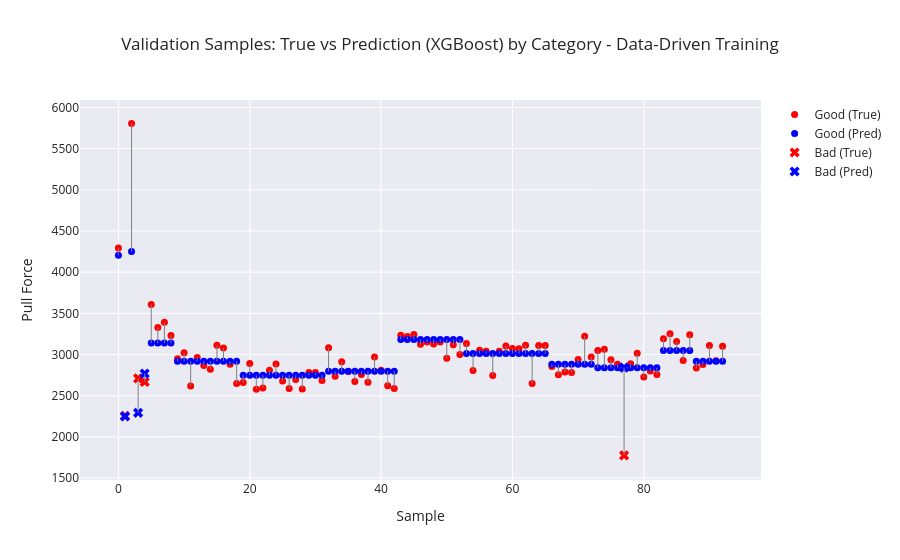

Notebook code cell kept with this figure:
### Markdown cell above
# Check Validation Data

### Code cell
# Category array (must be aligned with y_dev)
categories = dev_df.groupby("Sample ID")["Category"].first().values

plot_visualizer(
    true_vals=y_dev,
    pred_vals=predictions,
    categories=categories,
    title=f"Validation Samples: True vs Prediction ({model_name}) by Category - Data-Driven Training"
)

### Figure 1 — Plotly figure (JSON) as saved in the notebook; plotly's stock layout.template omitted (floating-point values rounded to 4 significant figures)
{"data": [{"marker": {"color": "red", "size": 7, "symbol": "circle"}, "mode": "markers", "name": "Good (True)", "type": "scatter", "x": [0, 2, 5, 6, 7, 8, 9, 10, 11, 12, 13, 14, 15, 16, 17, 18, 19, 20, 21, 22, 23, 24, 25, 26, 27, 28, 29, 30, 31, 32, 33, 34, 35, 36, 37, 38, 39, 40, 41, 42, 43, 44, 45, 46, 47, 48, 49, 50, 51, 52, 53, 54, 55, 56, 57, 58, 59, 60, 61, 62, 63, 64, 65, 66, 67, 68, 69, 70, 71, 72, 73, 74, 75, 76, 78, 79, 80, 81, 82, 83, 84, 85, 86, 87, 88, 89, 90, 91, 92], "y": [4294.0, 5806.0, 3608.0, 3328.0, 3392.0, 3232.0, 2948.0, 3022.0, 2618.0, 2964.0, 2867.0, 2820.0, 3112.0, 3078.0, 2882.0, 2647.0, 2659.0, 2891.0, 2578.0, 2594.0, 2810.0, 2884.0, 2680.0, 2587.0, 2696.0, 2582.0, 2782.0, 2782.0, 2686.0, 3081.0, 2738.0, 2913.0, 2796.0, 2674.0, 2758.0, 2664.0, 2969.0, 2809.0, 2620.0, 2588.0, 3233.0, 3218.0, 3242.0, 3124.0, 3152.0, 3129.0, 3151.0, 2953.0, 3117.0, 3002.0, 3135.0, 2807.0, 3051.0, 3040.0, 2746.0, 3040.0, 3105.0, 3074.0, 3069.0, 3113.0, 2648.0, 3108.0, 3110.0, 2854.0, 2754.0, 2787.0, 2781.0, 2940.0, 3223.0, 2969.0, 3050.0, 3064.0, 2937.0, 2883.0, 2889.0, 3015.0, 2727.0, 2800.0, 2757.0, 3192.0, 3254.0, 3158.0, 2928.0, 3241.0, 2835.0, 2879.0, 3110.0, 2925.0, 3100.0]}, {"marker": {"color": "blue", "size": 7, "symbol": "circle"}, "mode": "markers", "name": "Good (Pred)", "type": "scatter", "x": [0, 2, 5, 6, 7, 8, 9, 10, 11, 12, 13, 14, 15, 16, 17, 18, 19, 20, 21, 22, 23, 24, 25, 26, 27, 28, 29, 30, 31, 32, 33, 34, 35, 36, 37, 38, 39, 40, 41, 42, 43, 44, 45, 46, 47, 48, 49, 50, 51, 52, 53, 54, 55, 56, 57, 58, 59, 60, 61, 62, 63, 64, 65, 66, 67, 68, 69, 70, 71, 72, 73, 74, 75, 76, 78, 79, 80, 81, 82, 83, 84, 85, 86, 87, 88, 89, 90, 91, 92], "y": [4206.0, 4250.0, 3139.0, 3139.0, 3139.0, 3139.0, 2919.0, 2919.0, 2919.0, 2919.0, 2919.0, 2919.0, 2919.0, 2919.0, 2919.0, 2919.0, 2750.0, 2750.0, 2750.0, 2750.0, 2750.0, 2750.0, 2750.0, 2750.0, 2750.0, 2750.0, 2750.0, 2750.0, 2750.0, 2797.0, 2797.0, 2797.0, 2797.0, 2797.0, 2797.0, 2797.0, 2797.0, 2797.0, 2797.0, 2797.0, 3183.0, 3183.0, 3183.0, 3183.0, 3183.0, 3183.0, 3183.0, 3183.0, 3183.0, 3183.0, 3014.0, 3014.0, 3014.0, 3014.0, 3014.0, 3014.0, 3014.0, 3014.0, 3014.0, 3014.0, 3014.0, 3014.0, 3014.0, 2881.0, 2881.0, 2881.0, 2881.0, 2881.0, 2881.0, 2881.0, 2841.0, 2841.0, 2841.0, 2841.0, 2841.0, 2841.0, 2841.0, 2841.0, 2841.0, 3050.0, 3050.0, 3050.0, 3050.0, 3050.0, 2919.0, 2919.0, 2919.0, 2919.0, 2919.0]}, {"marker": {"color": "red", "size": 9, "symbol": "x"}, "mode": "markers", "name": "Bad (True)", "type": "scatter", "x": [1, 3, 4, 77], "y": [2255.0, 2710.0, 2667.0, 1776.0]}, {"marker": {"color": "blue", "size": 9, "symbol": "x"}, "mode": "markers", "name": "Bad (Pred)", "type": "scatter", "x": [1, 3, 4, 77], "y": [2249.0, 2292.0, 2769.0, 2841.0]}, {"marker": {"color": "red", "size": 9, "symbol": "triangle-up"}, "mode": "markers", "name": "Explode (True)", "type": "scatter", "x": [], "y": []}, {"marker": {"color": "blue", "size": 9, "symbol": "triangle-up"}, "mode": "markers", "name": "Explode (Pred)", "type": "scatter", "x": [], "y": []}, {"line": {"color": "gray", "width": 1}, "mode": "lines", "showlegend": false, "type": "scatter", "x": [0, 0], "y": [4294.0, 4206.0]}, {"line": {"color": "gray", "width": 1}, "mode": "lines", "showlegend": false, "type": "scatter", "x": [1, 1], "y": [2255.0, 2249.0]}, {"line": {"color": "gray", "width": 1}, "mode": "lines", "showlegend": false, "type": "scatter", "x": [2, 2], "y": [5806.0, 4250.0]}, {"line": {"color": "gray", "width": 1}, "mode": "lines", "showlegend": false, "type": "scatter", "x": [3, 3], "y": [2710.0, 2292.0]}, {"line": {"color": "gray", "width": 1}, "mode": "lines", "showlegend": false, "type": "scatter", "x": [4, 4], "y": [2667.0, 2769.0]}, {"line": {"color": "gray", "width": 1}, "mode": "lines", "showlegend": false, "type": "scatter", "x": [5, 5], "y": [3608.0, 3139.0]}, {"line": {"color": "gray", "width": 1}, "mode": "lines", "showlegend": false, "type": "scatter", "x": [6, 6], "y": [3328.0, 3139.0]}, {"line": {"color": "gray", "width": 1}, "mode": "lines", "showlegend": false, "type": "scatter", "x": [7, 7], "y": [3392.0, 3139.0]}, {"line": {"color": "gray", "width": 1}, "mode": "lines", "showlegend": false, "type": "scatter", "x": [8, 8], "y": [3232.0, 3139.0]}, {"line": {"color": "gray", "width": 1}, "mode": "lines", "showlegend": false, "type": "scatter", "x": [9, 9], "y": [2948, 2919.0]}, {"line": {"color": "gray", "width": 1}, "mode": "lines", "showlegend": false, "type": "scatter", "x": [10, 10], "y": [3022.0, 2919.0]}, {"line": {"color": "gray", "width": 1}, "mode": "lines", "showlegend": false, "type": "scatter", "x": [11, 11], "y": [2618.0, 2919.0]}, {"line": {"color": "gray", "width": 1}, "mode": "lines", "showlegend": false, "type": "scatter", "x": [12, 12], "y": [2964.0, 2919.0]}, {"line": {"color": "gray", "width": 1}, "mode": "lines", "showlegend": false, "type": "scatter", "x": [13, 13], "y": [2867.0, 2919.0]}, {"line": {"color": "gray", "width": 1}, "mode": "lines", "showlegend": false, "type": "scatter", "x": [14, 14], "y": [2820.0, 2919.0]}, {"line": {"color": "gray", "width": 1}, "mode": "lines", "showlegend": false, "type": "scatter", "x": [15, 15], "y": [3112.0, 2919.0]}, {"line": {"color": "gray", "width": 1}, "mode": "lines", "showlegend": false, "type": "scatter", "x": [16, 16], "y": [3078.0, 2919.0]}, {"line": {"color": "gray", "width": 1}, "mode": "lines", "showlegend": false, "type": "scatter", "x": [17, 17], "y": [2882.0, 2919.0]}, {"line": {"color": "gray", "width": 1}, "mode": "lines", "showlegend": false, "type": "scatter", "x": [18, 18], "y": [2647.0, 2919.0]}, {"line": {"color": "gray", "width": 1}, "mode": "lines", "showlegend": false, "type": "scatter", "x": [19, 19], "y": [2659.0, 2750.0]}, {"line": {"color": "gray", "width": 1}, "mode": "lines", "showlegend": false, "type": "scatter", "x": [20, 20], "y": [2891.0, 2750.0]}, {"line": {"color": "gray", "width": 1}, "mode": "lines", "showlegend": false, "type": "scatter", "x": [21, 21], "y": [2578.0, 2750.0]}, {"line": {"color": "gray", "width": 1}, "mode": "lines", "showlegend": false, "type": "scatter", "x": [22, 22], "y": [2594, 2750.0]}, {"line": {"color": "gray", "width": 1}, "mode": "lines", "showlegend": false, "type": "scatter", "x": [23, 23], "y": [2810.0, 2750.0]}, {"line": {"color": "gray", "width": 1}, "mode": "lines", "showlegend": false, "type": "scatter", "x": [24, 24], "y": [2884.0, 2750.0]}, {"line": {"color": "gray", "width": 1}, "mode": "lines", "showlegend": false, "type": "scatter", "x": [25, 25], "y": [2680.0, 2750.0]}, {"line": {"color": "gray", "width": 1}, "mode": "lines", "showlegend": false, "type": "scatter", "x": [26, 26], "y": [2587.0, 2750.0]}, {"line": {"color": "gray", "width": 1}, "mode": "lines", "showlegend": false, "type": "scatter", "x": [27, 27], "y": [2696.0, 2750.0]}, {"line": {"color": "gray", "width": 1}, "mode": "lines", "showlegend": false, "type": "scatter", "x": [28, 28], "y": [2582, 2750.0]}, {"line": {"color": "gray", "width": 1}, "mode": "lines", "showlegend": false, "type": "scatter", "x": [29, 29], "y": [2782.0, 2750.0]}, {"line": {"color": "gray", "width": 1}, "mode": "lines", "showlegend": false, "type": "scatter", "x": [30, 30], "y": [2782.0, 2750.0]}, {"line": {"color": "gray", "width": 1}, "mode": "lines", "showlegend": false, "type": "scatter", "x": [31, 31], "y": [2686.0, 2750.0]}, {"line": {"color": "gray", "width": 1}, "mode": "lines", "showlegend": false, "type": "scatter", "x": [32, 32], "y": [3081.0, 2797.0]}, {"line": {"color": "gray", "width": 1}, "mode": "lines", "showlegend": false, "type": "scatter", "x": [33, 33], "y": [2738.0, 2797.0]}, {"line": {"color": "gray", "width": 1}, "mode": "lines", "showlegend": false, "type": "scatter", "x": [34, 34], "y": [2913.0, 2797.0]}, {"line": {"color": "gray", "width": 1}, "mode": "lines", "showlegend": false, "type": "scatter", "x": [35, 35], "y": [2796.0, 2797.0]}, {"line": {"color": "gray", "width": 1}, "mode": "lines", "showlegend": false, "type": "scatter", "x": [36, 36], "y": [2674.0, 2797.0]}, {"line": {"color": "gray", "width": 1}, "mode": "lines", "showlegend": false, "type": "scatter", "x": [37, 37], "y": [2758.0, 2797.0]}, {"line": {"color": "gray", "width": 1}, "mode": "lines", "showlegend": false, "type": "scatter", "x": [38, 38], "y": [2664.0, 2797.0]}, {"line": {"color": "gray", "width": 1}, "mode": "lines", "showlegend": false, "type": "scatter", "x": [39, 39], "y": [2969, 2797.0]}, {"line": {"color": "gray", "width": 1}, "mode": "lines", "showlegend": false, "type": "scatter", "x": [40, 40], "y": [2809.0, 2797.0]}, {"line": {"color": "gray", "width": 1}, "mode": "lines", "showlegend": false, "type": "scatter", "x": [41, 41], "y": [2620.0, 2797.0]}, {"line": {"color": "gray", "width": 1}, "mode": "lines", "showlegend": false, "type": "scatter", "x": [42, 42], "y": [2588, 2797.0]}, {"line": {"color": "gray", "width": 1}, "mode": "lines", "showlegend": false, "type": "scatter", "x": [43, 43], "y": [3233.0, 3183.0]}, {"line": {"color": "gray", "width": 1}, "mode": "lines", "showlegend": false, "type": "scatter", "x": [44, 44], "y": [3218.0, 3183.0]}, {"line": {"color": "gray", "width": 1}, "mode": "lines", "showlegend": false, "type": "scatter", "x": [45, 45], "y": [3242.0, 3183.0]}, {"line": {"color": "gray", "width": 1}, "mode": "lines", "showlegend": false, "type": "scatter", "x": [46, 46], "y": [3124.0, 3183.0]}, {"line": {"color": "gray", "width": 1}, "mode": "lines", "showlegend": false, "type": "scatter", "x": [47, 47], "y": [3152, 3183.0]}, {"line": {"color": "gray", "width": 1}, "mode": "lines", "showlegend": false, "type": "scatter", "x": [48, 48], "y": [3129.0, 3183.0]}, {"line": {"color": "gray", "width": 1}, "mode": "lines", "showlegend": false, "type": "scatter", "x": [49, 49], "y": [3151.0, 3183.0]}, {"line": {"color": "gray", "width": 1}, "mode": "lines", "showlegend": false, "type": "scatter", "x": [50, 50], "y": [2953.0, 3183.0]}, {"line": {"color": "gray", "width": 1}, "mode": "lines", "showlegend": false, "type": "scatter", "x": [51, 51], "y": [3117.0, 3183.0]}, {"line": {"color": "gray", "width": 1}, "mode": "lines", "showlegend": false, "type": "scatter", "x": [52, 52], "y": [3002.0, 3183.0]}, {"line": {"color": "gray", "width": 1}, "mode": "lines", "showlegend": false, "type": "scatter", "x": [53, 53], "y": [3135.0, 3014.0]}, {"line": {"color": "gray", "width": 1}, "mode": "lines", "showlegend": false, "type": "scatter", "x": [54, 54], "y": [2807.0, 3014.0]}, {"line": {"color": "gray", "width": 1}, "mode": "lines", "showlegend": false, "type": "scatter", "x": [55, 55], "y": [3051.0, 3014.0]}, {"line": {"color": "gray", "width": 1}, "mode": "lines", "showlegend": false, "type": "scatter", "x": [56, 56], "y": [3040.0, 3014.0]}, {"line": {"color": "gray", "width": 1}, "mode": "lines", "showlegend": false, "type": "scatter", "x": [57, 57], "y": [2746.0, 3014.0]}, {"line": {"color": "gray", "width": 1}, "mode": "lines", "showlegend": false, "type": "scatter", "x": [58, 58], "y": [3040.0, 3014.0]}, {"line": {"color": "gray", "width": 1}, "mode": "lines", "showlegend": false, "type": "scatter", "x": [59, 59], "y": [3105.0, 3014.0]}, {"line": {"color": "gray", "width": 1}, "mode": "lines", "showlegend": false, "type": "scatter", "x": [60, 60], "y": [3074.0, 3014.0]}, {"line": {"color": "gray", "width": 1}, "mode": "lines", "showlegend": false, "type": "scatter", "x": [61, 61], "y": [3069.0, 3014.0]}, {"line": {"color": "gray", "width": 1}, "mode": "lines", "showlegend": false, "type": "scatter", "x": [62, 62], "y": [3113.0, 3014.0]}, {"line": {"color": "gray", "width": 1}, "mode": "lines", "showlegend": false, "type": "scatter", "x": [63, 63], "y": [2648.0, 3014.0]}, {"line": {"color": "gray", "width": 1}, "mode": "lines", "showlegend": false, "type": "scatter", "x": [64, 64], "y": [3108.0, 3014.0]}, {"line": {"color": "gray", "width": 1}, "mode": "lines", "showlegend": false, "type": "scatter", "x": [65, 65], "y": [3110.0, 3014.0]}, {"line": {"color": "gray", "width": 1}, "mode": "lines", "showlegend": false, "type": "scatter", "x": [66, 66], "y": [2854.0, 2881.0]}, {"line": {"color": "gray", "width": 1}, "mode": "lines", "showlegend": false, "type": "scatter", "x": [67, 67], "y": [2754.0, 2881.0]}, {"line": {"color": "gray", "width": 1}, "mode": "lines", "showlegend": false, "type": "scatter", "x": [68, 68], "y": [2787.0, 2881.0]}, {"line": {"color": "gray", "width": 1}, "mode": "lines", "showlegend": false, "type": "scatter", "x": [69, 69], "y": [2781.0, 2881.0]}, {"line": {"color": "gray", "width": 1}, "mode": "lines", "showlegend": false, "type": "scatter", "x": [70, 70], "y": [2940.0, 2881.0]}, {"line": {"color": "gray", "width": 1}, "mode": "lines", "showlegend": false, "type": "scatter", "x": [71, 71], "y": [3223.0, 2881.0]}, {"line": {"color": "gray", "width": 1}, "mode": "lines", "showlegend": false, "type": "scatter", "x": [72, 72], "y": [2969, 2881.0]}, {"line": {"color": "gray", "width": 1}, "mode": "lines", "showlegend": false, "type": "scatter", "x": [73, 73], "y": [3050.0, 2841.0]}, {"line": {"color": "gray", "width": 1}, "mode": "lines", "showlegend": false, "type": "scatter", "x": [74, 74], "y": [3064.0, 2841.0]}, {"line": {"color": "gray", "width": 1}, "mode": "lines", "showlegend": false, "type": "scatter", "x": [75, 75], "y": [2937.0, 2841.0]}, {"line": {"color": "gray", "width": 1}, "mode": "lines", "showlegend": false, "type": "scatter", "x": [76, 76], "y": [2883.0, 2841.0]}, {"line": {"color": "gray", "width": 1}, "mode": "lines", "showlegend": false, "type": "scatter", "x": [77, 77], "y": [1776.0, 2841.0]}, {"line": {"color": "gray", "width": 1}, "mode": "lines", "showlegend": false, "type": "scatter", "x": [78, 78], "y": [2889.0, 2841.0]}, {"line": {"color": "gray", "width": 1}, "mode": "lines", "showlegend": false, "type": "scatter", "x": [79, 79], "y": [3015, 2841.0]}, {"line": {"color": "gray", "width": 1}, "mode": "lines", "showlegend": false, "type": "scatter", "x": [80, 80], "y": [2727.0, 2841.0]}, {"line": {"color": "gray", "width": 1}, "mode": "lines", "showlegend": false, "type": "scatter", "x": [81, 81], "y": [2800.0, 2841.0]}, {"line": {"color": "gray", "width": 1}, "mode": "lines", "showlegend": false, "type": "scatter", "x": [82, 82], "y": [2757.0, 2841.0]}, {"line": {"color": "gray", "width": 1}, "mode": "lines", "showlegend": false, "type": "scatter", "x": [83, 83], "y": [3192.0, 3050.0]}, {"line": {"color": "gray", "width": 1}, "mode": "lines", "showlegend": false, "type": "scatter", "x": [84, 84], "y": [3254.0, 3050.0]}, {"line": {"color": "gray", "width": 1}, "mode": "lines", "showlegend": false, "type": "scatter", "x": [85, 85], "y": [3158, 3050.0]}, {"line": {"color": "gray", "width": 1}, "mode": "lines", "showlegend": false, "type": "scatter", "x": [86, 86], "y": [2928.0, 3050.0]}, {"line": {"color": "gray", "width": 1}, "mode": "lines", "showlegend": false, "type": "scatter", "x": [87, 87], "y": [3241.0, 3050.0]}, {"line": {"color": "gray", "width": 1}, "mode": "lines", "showlegend": false, "type": "scatter", "x": [88, 88], "y": [2835, 2919.0]}, {"line": {"color": "gray", "width": 1}, "mode": "lines", "showlegend": false, "type": "scatter", "x": [89, 89], "y": [2879.0, 2919.0]}, {"line": {"color": "gray", "width": 1}, "mode": "lines", "showlegend": false, "type": "scatter", "x": [90, 90], "y": [3110.0, 2919.0]}, {"line": {"color": "gray", "width": 1}, "mode": "lines", "showlegend": false, "type": "scatter", "x": [91, 91], "y": [2925.0, 2919.0]}, {"line": {"color": "gray", "width": 1}, "mode": "lines", "showlegend": false, "type": "scatter", "x": [92, 92], "y": [3100, 2919.0]}], "layout": {"title": {"text": "Validation Samples: True vs Prediction (XGBoost) by Category - Data-Driven Training"}, "xaxis": {"title": {"text": "Sample"}}, "yaxis": {"title": {"text": "Pull Force"}}}}
